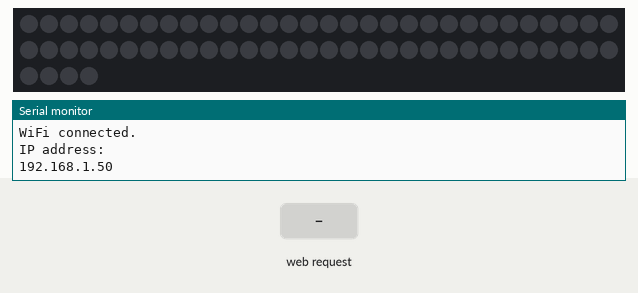
This sketch was run on a simulated ESP8266 (NodeMCU). On the bench: 64 RGB LEDs in strip order, left to right, continuing on the next row, the last lines printed to the serial monitor. Inputs (shaded band) come from the test bench. Dim RGB values are drawn brighter than linear; WiFi joins after 1.5 s; servers stay silent unless stated; colours are those a GRB WS2812 strip shows for the declared byte order; random numbers use the default seed unless the sketch sets one.

Above: at 2.7 s.
2.8 s: HTTP request GET /animate/on received
At 3.88 s:
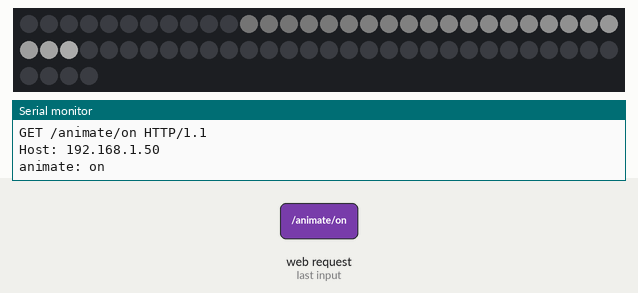
At 6.75 s:
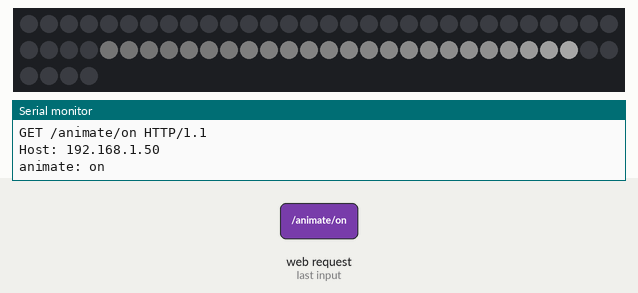
Timing chart, 0 to 8.2 s (numbered marks = the images above; inputs shaded):
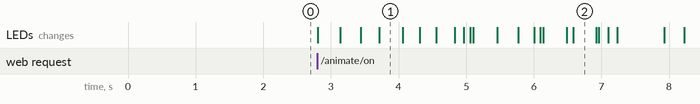

The sketch:

arduino03.ino
```cpp
// Load Wi-Fi library
#include <ESP8266WiFi.h>
#include <FastLED.h>
#define NUM_LEDS 64
#define DATA_PIN 5
CRGB leds[NUM_LEDS];

unsigned long previousMillis = 0;           // Stores last time LEDs were updated
int count = 0;                              // Stores count for incrementing up to the NUM_LEDs
int loops = 0;

// Replace with your network credentials
const char* ssid     = "42Wolfsburg_FabLab";
const char* password = "0nly5ky15theL1m17";

// Set web server port number to 80
WiFiServer server(80);

// Variable to store the HTTP request
String header;

// Auxiliar variables to store the current output state
String outputState[64];
String animationState = "off";

// Assign output variables to GPIO pins
const int output5 = 5;

// Current time
unsigned long currentTime = millis();
// Previous time
unsigned long previousTime = 0;
// Define timeout time in milliseconds (example: 2000ms = 2s)
const long timeoutTime = 25000;

void setup() {
  Serial.begin(115200);
  int i = 0;
  while (i < 64)
    outputState[i++] = "off";
  pinMode(output5, OUTPUT);
  digitalWrite(output5, LOW);

  // Connect to Wi-Fi network with SSID and password
  Serial.print("Connecting to ");
  Serial.println(ssid);
  WiFi.begin(ssid, password);
  while (WiFi.status() != WL_CONNECTED) {
    delay(500);
    Serial.println(".");
  }
  // Print local IP address and start web server
  Serial.println("");
  Serial.println("WiFi connected.");
  Serial.println("IP address: ");
  Serial.println(WiFi.localIP());

  FastLED.addLeds<WS2812,DATA_PIN,RGB>(leds,NUM_LEDS);
  FastLED.setBrightness(50);

  server.begin();
}

void loop(){
  WiFiClient client = server.available();   // Listen for incoming clients

  if (client) {                             // If a new client connects,
    Serial.println("New Client.");          // print a message out in the serial port
    String currentLine = "";                // make a String to hold incoming data from the client
    currentTime = millis();
    previousTime = currentTime;
    while (client.connected() && currentTime - previousTime <= timeoutTime) { // loop while the client's connected
      currentTime = millis();
      if (client.available()) {             // if there's bytes to read from the client,
        char c = client.read();             // read a byte, then
        Serial.write(c);                    // print it out the serial monitor
        header += c;
        if (c == '\n') {                    // if the byte is a newline character
          // if the current line is blank, you got two newline characters in a row.
          // that's the end of the client HTTP request, so send a response:
          if (currentLine.length() == 0) {
            // HTTP headers always start with a response code (e.g. HTTP/1.1 200 OK)
            // and a content-type so the client knows what's coming, then a blank line:
            client.println("HTTP/1.1 200 OK");
            client.println("Content-type:text/html");
            client.println("Connection: close");
            client.println();


            // turn animation on and off
            if (header.indexOf("GET /animate/on") >= 0) {
                Serial.println("animate: on");
                animationState = "on";
                } else if (header.indexOf("GET /animate/off") >= 0) {
                  Serial.println("animate: off");
                  animationState = "off";
                  }

            // turns the LEDs on and off
            if (animationState == "off")
            {
              for (int i = 0; i < 64; i++)
              {
                  if (header.indexOf("GET /" + String(i) + "/on") >= 0) {
                  Serial.println("GPIO" + String(i) + "on");
                  outputState[i] = "on";
                  } else if (header.indexOf("GET /" + String(i) + "/off") >= 0) {
                    Serial.println("GPIO" + String(i) + "off");
                    outputState[i] = "off";
                    }
              }
            }

            // Display the HTML web page
            client.println("<!DOCTYPE html><html lang=\"en\">");
            client.println("<head>");
            client.println("  <meta name=\"viewport\" content=\"width=device-width, initial-scale=1\">");
            client.println("  <link rel=\"icon\" href=\"data:,\">");
            client.println("  <style>");
            client.println("    html { font-family: Helvetica; margin: 10px auto; text-align: center;}");
            client.println("    .button-container { width: 100%; display: flex; flex-wrap: wrap; justify-content: space-around;}");
            client.println("    .button-row { display: flex; justify-content: space-around; width: 100%; margin: 15px}");
            client.println("    .button { display: inline-block; background-color: #195B6A; border: none; color: white;");
            client.println("      padding: 16px 40px; text-decoration: none; font-size: 30px; margin: 2px; cursor: pointer;}");
            client.println("    .button2 { display: inline-block; background-color: #77878A;}");
            client.println("  </style>");
            client.println("</head>");

            client.println("<body>");
            client.println("  <h1>THE MACHINE THAT GOES PING</h1>");

            // Wrap the buttons in a container
            client.println("  <div class=\"button-container\">");
            for (int i = 0; i < 64; i++) {
              if (i % 5 == 0) {
                // Start a new row after every 5 buttons
                client.println("    <div class=\"button-row\">");
              }
              //client.println("      <div>GPIO" + String(i) + "- State " + outputState[i] + "</div>");
              // If the output5State is off, it displays the ON button
              if (outputState[i] == "off") {
                client.println("      <div><a href=\"/" + String(i) + "/on\"><button class=\"button\">" + String(i) + " ON</button></a></div>");
              } else {
                client.println("      <div><a href=\"/" + String(i) + "/off\"><button class=\"button\">" + String(i) + " OFF</button></a></div>");
              }
              if ((i + 1) % 5 == 0 || i == 63) {
                // Close the row after every 5 buttons or at the end
                client.println("    </div>");
              }
            }
            client.println("  </div>");

            //place animation button
            if (animationState == "off") {
                client.println("      <div><a href=\"/animate/on\"><button class=\"button\">Animation: ON</button></a></div>");
              } else {
                client.println("      <div><a href=\"/animate/off\"><button class=\"button\">Animation: OFF</button></a></div>");
              }
            client.println("</body></html>");

            // The HTTP response ends with another blank line
            client.println();

            // change color of LEDs according to status
            if (animationState == "off")
            {
              for (int i = 0; i < 64; i++)
              {
                if (outputState[i] == "on")
                  leds[i]=CRGB::Blue;
                else if (outputState[i] == "off")
                  leds[i]=CRGB::Black;
                FastLED.show();
              }
            }
            else
            {
              while (loops < 640)
              {
                shootingStarAnimation(255, 255, 255, random(10, 60), random(5, 40), random(2000, 8000), 1);
                loops++;
              }
              loops = 0;
              for (int i = 0; i < 64; i++)
              {
                leds[i]=CRGB::Black;
                FastLED.show();
              }
            }

          } else { // if you got a newline, then clear currentLine
            currentLine = "";
          }
        } else if (c != '\r') {  // if you got anything else but a carriage return character,
          currentLine += c;      // add it to the end of the currentLine
        }
      }
    }
    // Clear the header variable
    header = "";
    // Close the connection
    client.stop();
    Serial.println("Client disconnected.");
    Serial.println("");
  }
}

void shootingStarAnimation(int red, int green, int blue, int tail_length, int delay_duration, int interval, int direction){
  unsigned long currentMillis = millis();   // Get the time
  if (currentMillis - previousMillis >= interval) {
    previousMillis = currentMillis;         // Save the last time the LEDs were updated
    count = 0;                              // Reset the count to 0 after each interval
  }
  if (direction == -1) {        // Reverse direction option for LEDs
    if (count < NUM_LEDS) {
      leds[NUM_LEDS - (count % (NUM_LEDS+1))].setRGB(red, green, blue);    // Set LEDs with the color value
      count++;
    }
  }
  else {
    if (count < NUM_LEDS) {     // Forward direction option for LEDs
      leds[count % (NUM_LEDS+1)].setRGB(red, green, blue);    // Set LEDs with the color value
      count++;
    }
  }
  fadeToBlackBy(leds, NUM_LEDS, tail_length);                 // Fade the tail LEDs to black
  FastLED.show();
  delay(delay_duration);                                      // Delay to set the speed of the animation
}
```

Measured:
- after the input at 2.8 s, the LEDs: first change at once (image 1 shows a later state)
